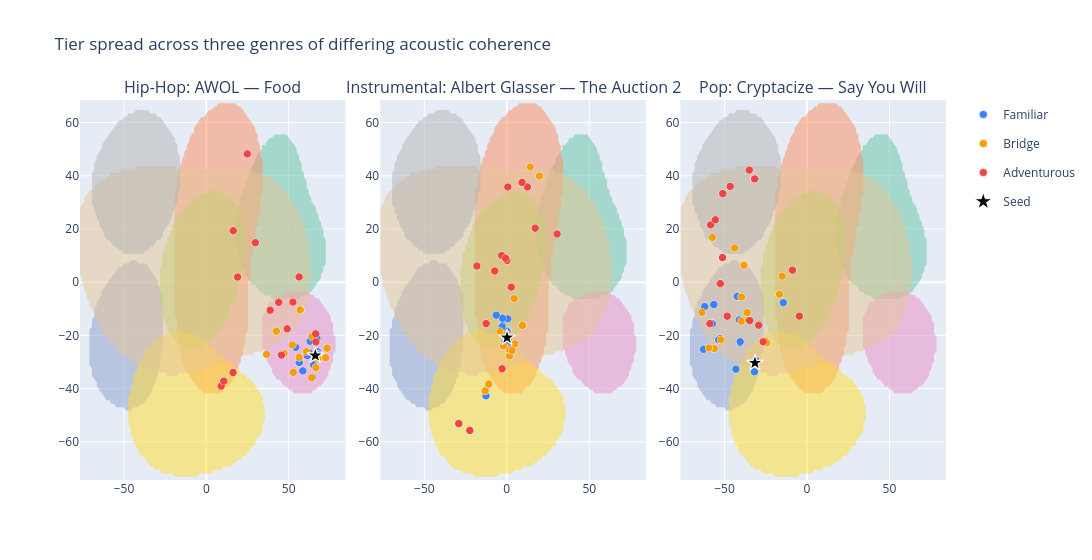

Notebook code cell kept with this figure:
### Markdown cell above
## The same three tiers, on the three seeds used throughout 07-09

Hip-Hop (coherent), Instrumental (best genre-agreement), Pop (the
acoustically incoherent one) — the same three catalogue seeds used to tune
`explore_tiers` in notebook 09. If Pop's Bridge/Adventurous points look more
scattered than Hip-Hop's, that's the same "Pop has no consistent acoustic
identity" finding from notebooks 06 and 08, now visible rather than only
measured.

### Code cell
ROUND_SEEDS = [2, 40659, 3538]  # AWOL - Food; Albert Glasser - The Auction 2; Cryptacize - Say You Will

sub_titles = []
seed_tier_dfs = {}
for seed_id in ROUND_SEEDS:
    m = tracks.loc[seed_id]
    t = explore_tiers(seed_id=seed_id, seed_artist=m[("artist", "name")],
                       familiar=familiar, bridge=bridge, adventurous=adventurous, n=15,
                       gate_factors=gate_factors, max_same_genre_share=max_same_genre_share, widen_to=widen_to)
    seed_tier_dfs[seed_id] = tiers_to_frame(seed_id, t)
    sub_titles.append(f"{m[('track','genre_top')]}: {m[('artist','name')]} — {m[('track','title')]}")

fig = make_subplots(rows=1, cols=3, subplot_titles=sub_titles, horizontal_spacing=0.04)

for col, seed_id in enumerate(ROUND_SEEDS, start=1):
    tdf = seed_tier_dfs[seed_id]
    for t in blob_traces(genre_density, alpha=0.3, legend=False):
        fig.add_trace(t, row=1, col=col)
    for label, color in TIER_COLORS.items():
        sub = tdf[tdf["tier"] == label]
        fig.add_trace(go.Scattergl(
            x=sub["x"], y=sub["y"], mode="markers", name=label,
            marker=dict(size=8, color=color, line=dict(width=0.5, color="white")),
            legendgroup=label, showlegend=(col == 1),
            text=[f"{r.title} — {r.artist} · rank {r['rank']}" for _, r in sub.iterrows()],
            hoverinfo="text",
        ), row=1, col=col)
    seed_xy = pos.loc[seed_id]
    fig.add_trace(go.Scattergl(
        x=[seed_xy.x], y=[seed_xy.y], mode="markers", name="Seed",
        marker=dict(size=13, color="black", symbol="star", line=dict(width=1, color="white")),
        legendgroup="Seed", showlegend=(col == 1),
    ), row=1, col=col)

fig.update_layout(width=1500, height=560, title="Tier spread across three genres of differing acoustic coherence")
fig.show()
